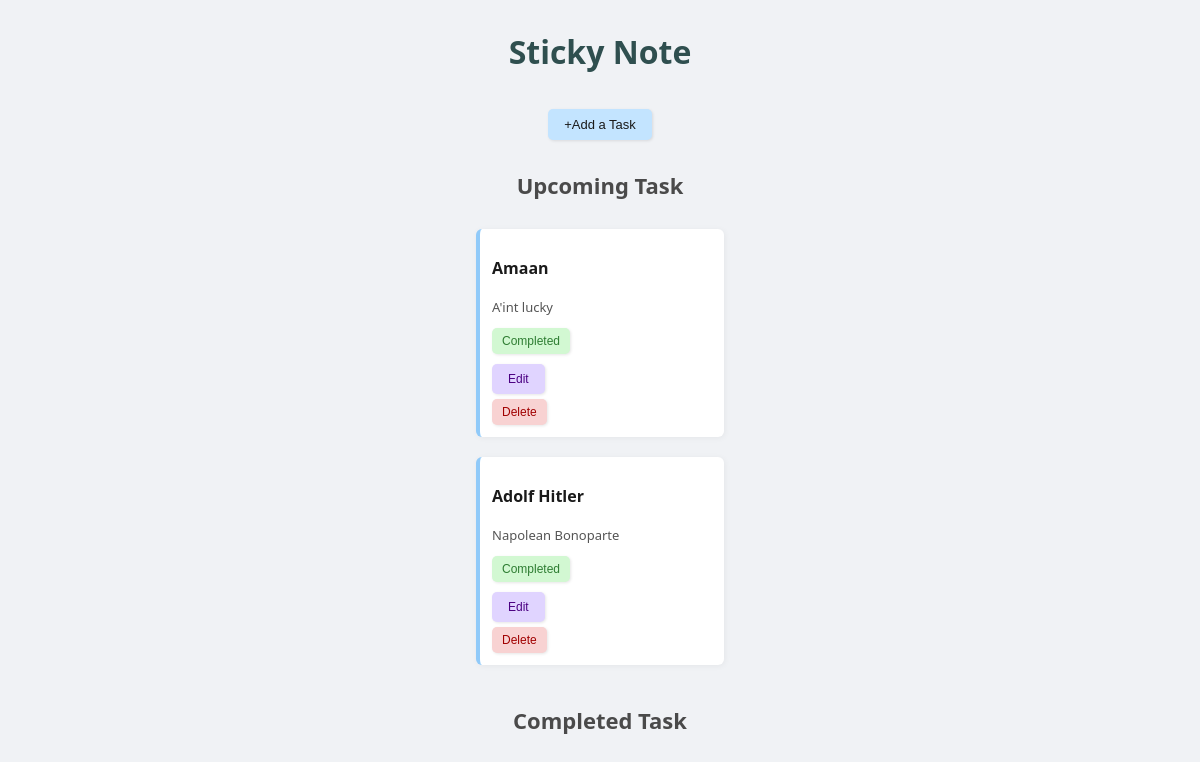
Before: / with the older database file.
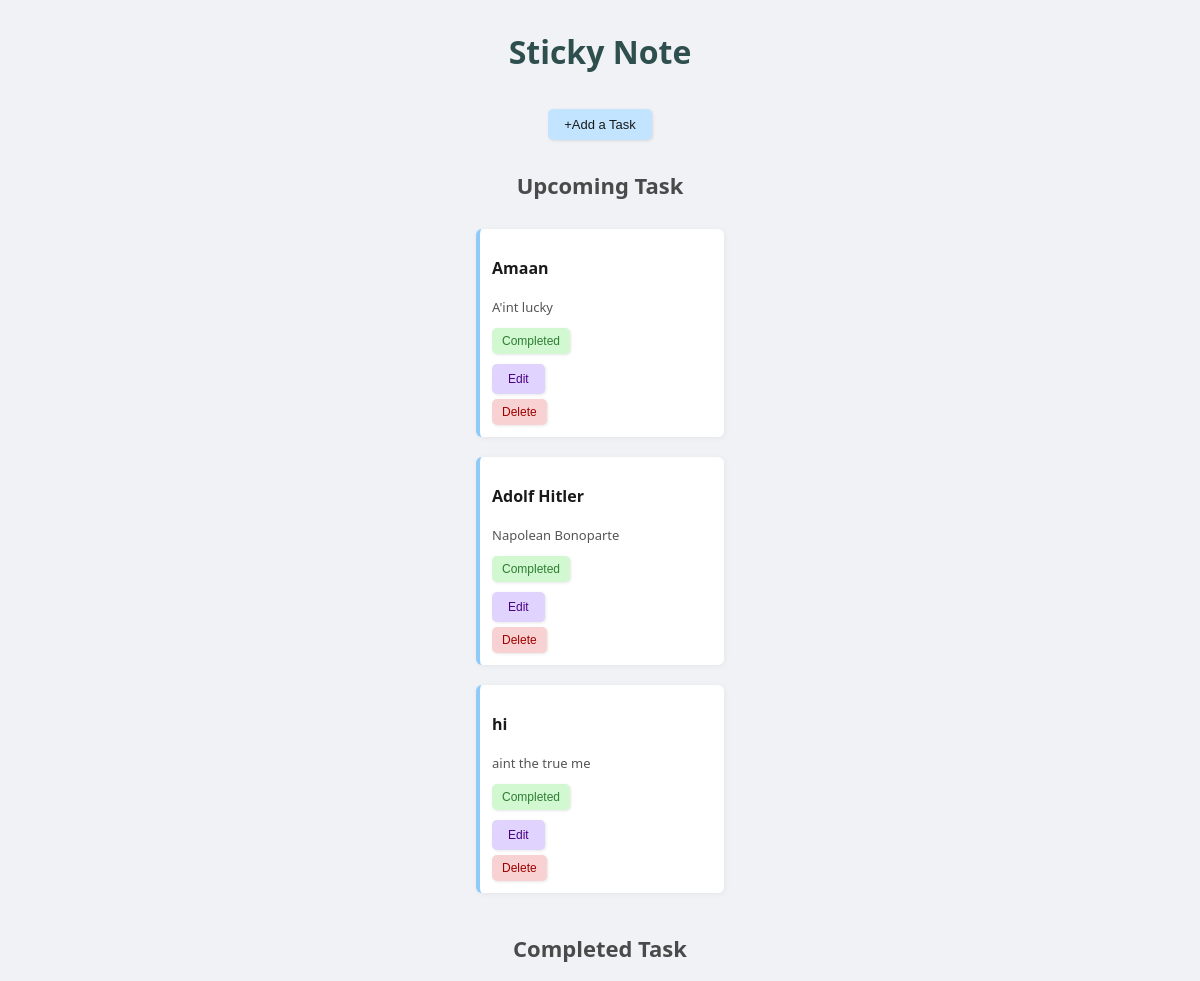
After: the same page with the newer database file.
### myapp/models.py (models this page shows, shortened)
class Task(models.Model):
    title = models.CharField(max_length=200)
    description = models.TextField()
    created_at = models.DateTimeField(auto_now_add=True)
    due_date = models.DateTimeField()
    is_completed = models.BooleanField(default=False)

### myapp/views.py (the view)
# urls.py: path('', views.home, name='home'),
def home(request):
    completed = Task.objects.filter(is_completed=True)
    card = Task.objects.filter(is_completed=False)
    return render(request, 'index.html', {'card': card, 'completed': completed, 'form' : TaskForm})

### templates/index.html (shortened to what this page needs)
<!DOCTYPE html>
<html lang="en">
<head>
</head>
<body>
    <h1>Sticky Note</h1>
    <button id="add-button">+Add a Task</button>
    <h2>Upcoming Task</h2>
    {% for todo in card %}
    <div class="todo-item">
        <h3>{{ todo.title }}</h3>
        <p>{{ todo.description }}</p>
        <a href="{% url 'completed' todo.id %} ">
            <button class="btn-completed">Completed</button>
        </a>
        <button class="edit-button">Edit</button>
        <a href="{% url 'delete_task' todo.id %} ">
            <button class="btn-deleted ">Delete</button>
        </a>
    </div>
    {% endfor %}
    <h2>Completed Task</h2>
</body>
</html>

### templates/index.html (style rules this page uses)
body { font-family: 'Segoe UI', Tahoma, Geneva, Verdana, sans-serif; background: #f0f2f5; color: #333; margin: 0; padding: 0; display: flex; flex-direction: column; align-items: center; min-height: 100vh; }
h1 { margin-top: 30px; font-size: 32px; color: #2f4f4f; }
h2 { margin-top: 30px; font-size: 22px; color: #4a4a4a; }
button { padding: 8px 16px; font-size: 13px; border: none; border-radius: 5px; background-color: #c3e4ff; color: #1a1a1a; cursor: pointer; transition: background-color 0.3s ease; box-shadow: 1px 1px 3px rgba(0, 0, 0, 0.1); }
#add-button { margin-top: 15px; }
.todo-item { background-color: #ffffff; border-left: 4px solid #90caf9; border-radius: 6px; padding: 12px; margin: 10px; width: 220px; box-shadow: 1px 1px 6px rgba(0, 0, 0, 0.05); display: flex; flex-direction: column; align-items: flex-start; }
.todo-item h3 { margin-bottom: 6px; color: #1a1a1a; font-size: 16px; }
.todo-item p { font-size: 13px; color: #555; margin-bottom: 12px; }
.btn-completed { background-color: #d2f8d2; color: #2e7d32; margin-bottom: 5px; padding: 6px 10px; font-size: 12px; }
.btn-deleted { background-color: #f8d2d2; color: #a10000; padding: 6px 10px; font-size: 12px; margin-top: 5px; }
.edit-button { margin-top: 5px; background-color: #e0d4ff; color: #4b0082; font-size: 12px; }

Changed rows visible on the page:
added Task: title "hi", description "aint the true me"
